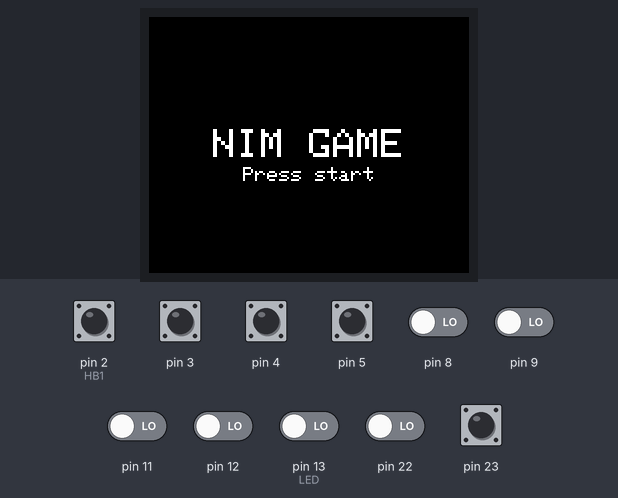
This program was run on a simulated Arduino Uno, built with avr-gcc and run on an emulated ATmega328P. Shown: 160×128 colour display. Inputs (shaded band) come from the test bench; at power-on: pin 2 (HB1), pin 3–5, pin 23 HIGH, pin 8, pin 9, pin 11, pin 12, pin 13 (LED), pin 22 LOW.

Above: at 5.0 s.
5.1 s: pin 23 pulled LOW for 0.15 s
At 6.2 s:
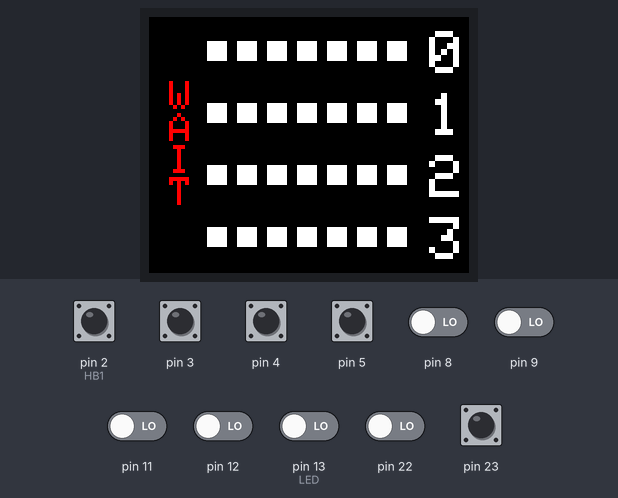
8.2 s: pin 2 (HB1) pulled LOW for 0.15 s
At 9.4 s:
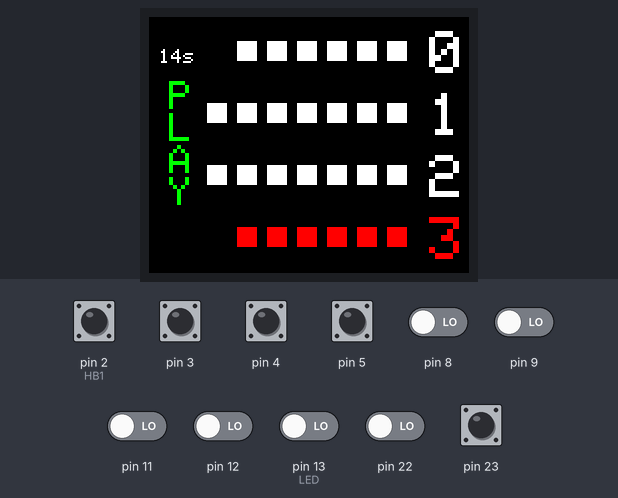
11.3 s: pin 2 (HB1) pulled LOW for 1 s
At 12.8 s:
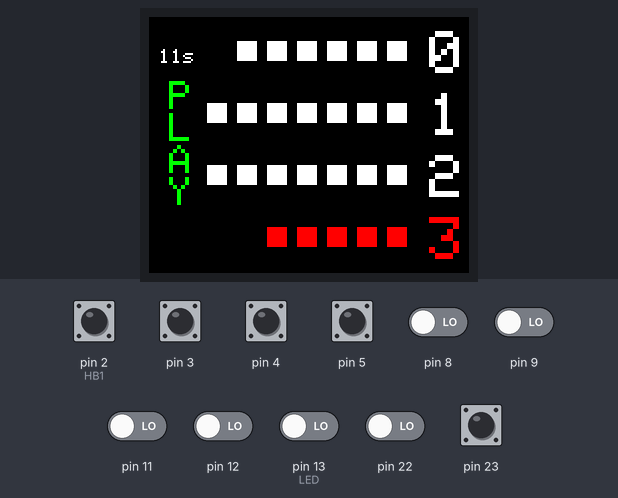
13.8 s: pin 23 pulled LOW for 1 s
At 14.6 s:
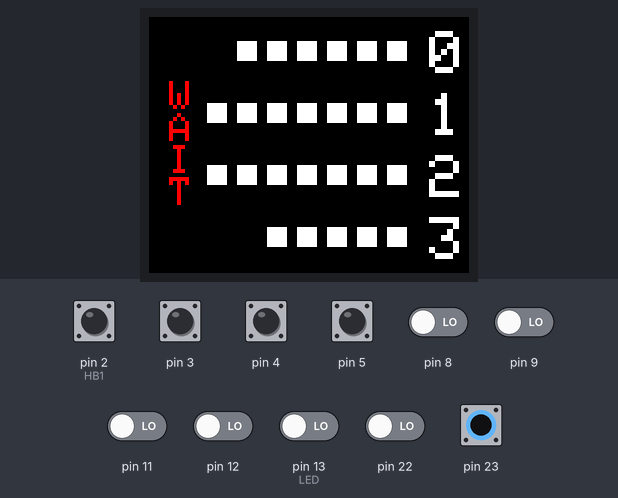
17.3 s: pin 3 pulled LOW for 0.15 s
At 18.6 s:
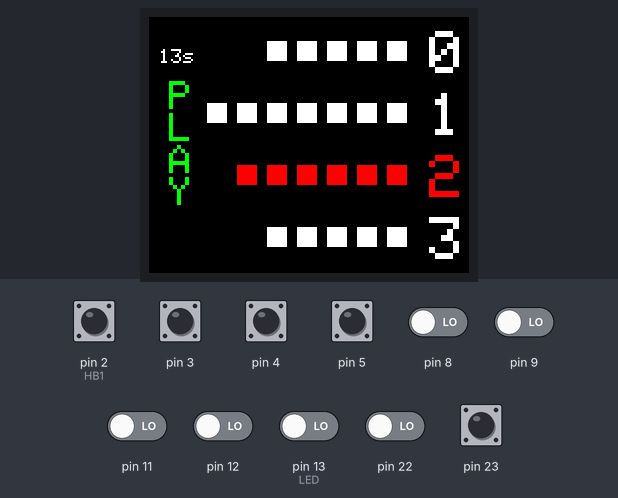
19.5 s: pin 3 pulled LOW for 1 s
At 20.8 s:
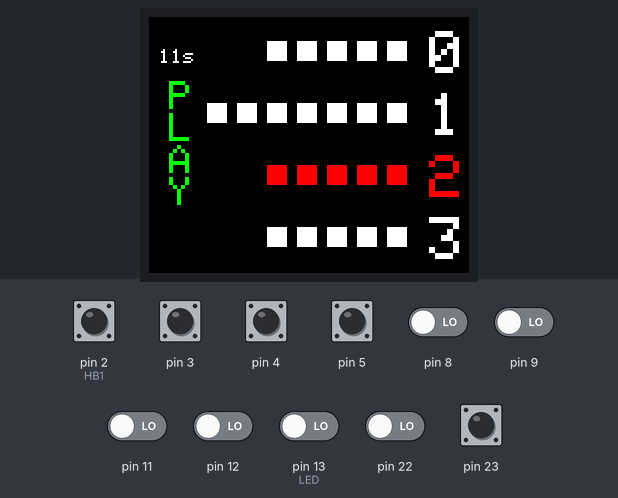
Timing chart, 0 to 22.5 s (numbered marks = the images above; inputs shaded):
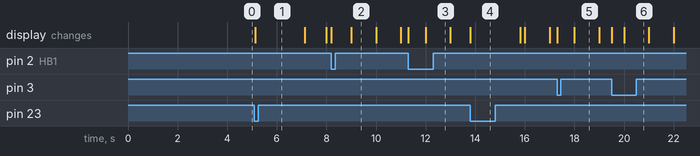

Measured:
- after the input at 5.1 s, the display: changes at once (image 1)
- after the input at 8.2 s, the display: first changes at once (image 2 shows a later state)

The program:

main.cpp
```cpp
#include "core.h"
#include "usart.h"
#include "game.h"
#include "gfx.h"
#include "interrupts.h"
#include "timer.h"

static nim game;

void initialize_mcu() {
    // set game data
    start_game(&game);

	// enable buttons
    DDRB &= ~(1 << BTN);
    PORTB |= (1 << BTN);

	// heaps buttons used: PD2-PD5
	DDRD &= ~(0xF << PD2);
	PORTD |= (0xF << PD2);

	// enable interrupts
	sei();
	PCICR |= (1 << PCIE2) | (1 << PCIE0);
	PCMSK2 |= (0xF << PCINT18); // heap buttons interrupts
    PCMSK0 |= (1 << PCINT7);    // onboard button interrupts

    timer_init();

    lcd_start_screen();
    while (!MP);
    MP = false;
}

int main() {
    init();
    USART0_init(CLOCK_SPEED, BAUD);
    char nwon = 0, nlost = 0;

    initialize_mcu();

#ifdef __DEBUG
    _d_game_loop(&game);
#else
    while (true) {
        start_game(&game);
        bool won = game_loop(&game);
        if (won) {
            nwon++;
            render_win(nwon, nlost);
        } else {
            nlost++;
            render_lost(nwon, nlost);
        }
        while (!MP);
        MP = false;
    }
#endif

    return 0;
}
```

core.h
```cpp
#ifndef CORE_H_
#define CORE_H_

#include <Arduino.h>
#include <avr/io.h>
#include <stdio.h>

#define LED PB5
#define BTN PB7
#define HB1 PD2

#define TFT_CS    10
#define TFT_DC    6
#define TFT_RST   7

#define CLOCK_SPEED 16000000UL
#define BAUD 19200UL

#define HEAPS 4
#define OPH 7

//#define __DEBUG

#endif
```

game.h
```cpp
#ifndef GAME_H_
#define GAME_H_

#include "core.h"

struct nim
{
    char heaps[HEAPS];
    char lights_on;
};

void start_game(nim* game);
bool game_ended(nim* game);
char machine_move(nim* game);

#ifdef __DEBUG
void _d_game_loop(nim* game);
void _d_print_game(nim* game);
void _d_player_move(nim* game);
#else
bool game_loop(nim* game);
char player_move(nim* game);
#endif

#endif
```

gfx.h
```cpp
#ifndef GFX_H_
#define GFX_H_

void lcd_start_screen();
void render_win(char won, char lost);
void render_lost(char won, char lost);
void clear_screen();
void draw_heap(char heap, char items, bool selected);
void draw_turn_mark(bool player);
void render_time(char seconds);

#endif
```

interrupts.h
```cpp
#ifndef INTERRUPTS_H_
#define INTERRUPTS_H_

#include "core.h"

extern volatile uint8_t REHF;
extern volatile bool MP;

#endif
```

timer.h
```cpp
#ifndef TIMER_H_
#define TIMER_H_

void timer_init();
unsigned long get_millis();

#endif
```

usart.h
```cpp
#ifndef USART_H_
#define USART_H_

void USART0_init(unsigned long fclk, unsigned long baud);
void USART0_transmit(char data);
char USART0_receive();
void USART0_print(const char *data);

#endif // USART_H_
```

game.cpp
```cpp
#include "game.h"

#include "usart.h"
#include "gfx.h"
#include "interrupts.h"
#include "timer.h"

bool game_ended(nim* game)
{
    return game->lights_on == 0;
}

void start_game(nim* game)
{
	// set game data
    game->lights_on = HEAPS * OPH;
    memset(game->heaps, OPH, HEAPS);
}

#ifdef __DEBUG
void _d_game_loop(nim* game)
{
    _d_print_game(game);
	while (true) {
        machine_move(game);
        _d_print_game(game);
        if (game_ended(game)) {
            USART0_print("Win\n");
            break;
        }

        _d_player_move(game);
        _d_print_game(game);
        if (game_ended(game)) {
            USART0_print("Lose\n");
            break;
        }
    }
}
#else
bool game_loop(nim* game)
{
    for (char i = 0; i < HEAPS; i++) {
        draw_heap(i, game->heaps[i], false);
    }

    char heap;
	while (true) {
        draw_turn_mark(false);
        unsigned long start = millis();
        while (millis() - start < 2000);
        heap = machine_move(game);
        if (game_ended(game)) {
            return true;
        }
        draw_heap(heap, game->heaps[heap], false);

        draw_turn_mark(true);
        heap = player_move(game);
        if (game_ended(game) || heap == 5) {
            return false;
        }
        // draw the selected heap back in white
        draw_heap(heap, game->heaps[heap], false);
    }
}
#endif

char machine_move(nim* game) {
	char num_2plus = 0; // count of heaps with at least 2 elements
	char num_ones = 0;  // count of heaps with one element
    char heap;
	for (char i = 0; i < HEAPS; i++) {
		if (game->heaps[i] > 1) {
			num_2plus++;
		}
		else if (game->heaps[i] == 1) {
			num_ones++;
		}
	}

	if (num_2plus == 0) {
        // heaps with at most 1 element, make a random move
		for (char i = 0; i < HEAPS; i++) {
			if (game->heaps[i] == 1) {
				game->heaps[i]--;
                heap = i;
				break;
			}
		}
		game->lights_on--;

		return heap;
	}

	char X = 0;
	for (char i = 0; i < HEAPS; i++) {
		X ^= game->heaps[i];
	}

	if (X == 0) {
        // if the nimsum is 0, then there is no correct move
		for (char i = 0; i < HEAPS; i++) {
			if (game->heaps[i] > 1) {
				game->heaps[i]--;
                heap = i;
				break;
			}
		}
		game->lights_on--;

		return heap;
	}

    // only the parity of num_ones is of interest
	num_ones &= 1;

	for (char i = 0; i < HEAPS; i++) {
		char nimheapsum = X ^ game->heaps[i];
		if (nimheapsum < game->heaps[i]) {
			if (num_2plus == 1) {
				if (nimheapsum == 1 && num_ones == 1) {
					nimheapsum = 0;
				}
				if (nimheapsum == 0 && num_ones == 0) {
					nimheapsum = 1;
				}
			}

			game->lights_on -= game->heaps[i] - nimheapsum;
			game->heaps[i] = nimheapsum;
            heap = i;
			break;
		}
	}

    return heap;
}

#ifdef __DEBUG
void _d_print_game(nim* game)
{
	const char* names = "ABCD";
	for (int i = 0; i < HEAPS; i++) {
        char buff[11];
        buff[0] = names[i];
        buff[1] = ' ';
        char j;
		for (j = 0; j < game->heaps[i]; j++) {
            buff[j + 2] = '@';
		}
        buff[j + 2] = '\n';
        buff[j + 3] = '\0';
		USART0_print(buff);
	}

    USART0_print("\n\n");
}

void _d_player_move(nim* game) {
    char taken = 0;
    char selected = -1;
    char objects = 0;

    while (true) {
        if (MP) {
            MP = false;
            if (taken != 0) {
                break;
            }
        }

        for (char i = 0; i < HEAPS; i++) {
            if (REHF & (1 << (HB1 + i))) {
                REHF &= ~(1 << (HB1 + i));
                if (selected == -1) {
                    selected = i;
                    objects = game->heaps[selected];

                    // if an empty heap was chosen, let the player press another button
                    if (objects == 0) {
                        selected = -1;
                    }
                }
                if (i == selected) {
                    // allow the player to go back to the original number of elements
                    taken = (taken + 1) % (objects + 1);
                    game->heaps[selected] = objects - taken;
                    _d_print_game(game);
                }
            }
        }
    }

    game->lights_on -= taken;
}
#else
char player_move(nim* game)
{
	char taken = 0;
    char selected = -1;
    char objects = 0;
    unsigned long start = get_millis();

    while (true) {
        unsigned long crt = get_millis();
        if (crt - start > 15000UL) {
            return 5;
        }
        if (crt % 1000 == 0) {
            render_time(15 - (char)((crt - start) / 1000));
        }

        if (MP) {
            MP = false;
            if (taken != 0) {
                break;
            }
        }

        for (char i = 0; i < HEAPS; i++) {
            if (REHF & (1 << (HB1 + i))) {
                REHF &= ~(1 << (HB1 + i));
                if (selected == -1) {
                    // make the first heap be the last and vice versa
                    // so that the game screen corresponds to the buttons' positions
                    selected = 3 - i;
                    objects = game->heaps[selected];

                    // if an empty heap was chosen, let the player press another button
                    if (objects == 0) {
                        selected = -1;
                    }
                }
                if ((3 - i) == selected) {
                    // allow the player to go back to the original number of elements
                    taken = (taken + 1) % (objects + 1);
                    game->heaps[selected] = objects - taken;
                    draw_heap(selected, game->heaps[selected], true);
                }
            }
        }
    }

    game->lights_on -= taken;
    return selected;
}
#endif
```

gfx.cpp
```cpp
#include "gfx.h"
#include "core.h"

#include <SPI.h>
#include <Adafruit_GFX.h>
#include <Adafruit_ST7735.h>

static Adafruit_ST7735 tft = Adafruit_ST7735(TFT_CS, TFT_DC, TFT_RST);

void lcd_start_screen()
{
    tft.initR(INITR_BLACKTAB);
    tft.setRotation(1);
    tft.fillScreen(ST77XX_BLACK);
    tft.setTextColor(ST77XX_WHITE);

    tft.setTextSize(2);
    tft.setCursor(32, 56);
    tft.println("NIM GAME");

    tft.setTextSize(1);
    tft.setCursor(47, 75);
    tft.print("Press start");
}

void render_win(char won, char lost)
{
    tft.fillScreen(ST77XX_BLACK);
    tft.setTextColor(ST77XX_WHITE);

    tft.setTextSize(2);
    tft.setCursor(38, 56);
    tft.println("YOU WON");

    tft.setTextSize(1);
    tft.setCursor(5, 80);
    tft.println("Press start to play again");

    tft.setCursor(5, 5);
    tft.printf("W:%u", (unsigned)won);
    tft.setCursor(5, 15);
    tft.printf("L:%u", (unsigned)lost);
}

void render_lost(char won, char lost)
{
    tft.fillScreen(ST77XX_BLACK);
    tft.setTextColor(ST77XX_WHITE);

    tft.setTextSize(2);
    tft.setCursor(32, 56);
    tft.println("YOU LOST");

    tft.setTextSize(1);
    tft.setCursor(5, 80);
    tft.println("Press start to play again");

    tft.setCursor(5, 5);
    tft.printf("W:%u", (unsigned)won);
    tft.setCursor(5, 15);
    tft.printf("L:%u", (unsigned)lost);
}

void clear_screen()
{
    tft.fillScreen(ST77XX_BLACK);
}

void draw_heap(char heap, char items, bool selected)
{
    uint16_t color = selected ? ST77XX_RED : ST77XX_WHITE;
    char vpad = 7;
    char hpad = 5;
    tft.fillRect(24, heap * 32, 135, 32, ST77XX_BLACK);

    tft.setTextSize(3);
    tft.setTextColor(color);
    tft.setCursor(140, (heap + 1) * vpad + heap * 24);
    tft.printf("%u", (unsigned)heap);

    for (char i = 1; i <= items; i++) {
        tft.fillRect(129 - (i * 10 + (i - 1) * hpad), (heap + 1) * vpad + heap * 24 + 5, 10, 10, color);
    }
}

void draw_turn_mark(bool player)
{
    tft.fillRect(0, 0, 25, 128, ST77XX_BLACK);
    tft.setTextSize(2);
    tft.setTextColor(player ? ST77XX_GREEN : ST77XX_RED);

    tft.setCursor(10, 32);
    tft.print(player ? "P" : "W");
    tft.setCursor(10, 48);
    tft.print(player ? "L" : "A");
    tft.setCursor(10, 64);
    tft.print(player ? "A" : "I");
    tft.setCursor(10, 80);
    tft.print(player ? "Y" : "T");
}

void render_time(char seconds)
{
    tft.fillRect(4, 15, 20, 10, ST77XX_BLACK);
    tft.setTextColor(ST77XX_WHITE);
    tft.setCursor(5, 16);
    tft.setTextSize(1);
    tft.printf("%us", seconds);
}
```

interrupts.cpp
```cpp
#include <avr/interrupt.h>

#include "core.h"
#include "usart.h"

// a flag bit is 1 if the logic is HIGH, 0 otherwise
volatile uint8_t REHF = 0; // rising edge heaps flag

// a state bit is 1 if the buttons is not currently pressed
static uint8_t PHBS = 0xF; // previous heap buttons state

ISR(PCINT2_vect)
{
    uint8_t crt_state = (PIND >> 2) & 0xF;
    uint8_t changed_pins = crt_state ^ PHBS;

    if (changed_pins & (1 << (PD2 - 2))) {
        if ((crt_state & (1 << (PD2 - 2))) == 0) {
            REHF |= (1 << PD2);
        }
    }
    if (changed_pins & (1 << (PD3 - 2))) {
        if ((crt_state & (1 << (PD3 - 2))) == 0) {
            REHF |= (1 << PD3);
        }
    }
    if (changed_pins & (1 << (PD4 - 2))) {
        if ((crt_state & (1 << (PD4 - 2))) == 0) {
            REHF |= (1 << PD4);
        }
    }
    if (changed_pins & (1 << (PD5 - 2))) {
        if ((crt_state & (1 << (PD5 - 2))) == 0) {
            REHF |= (1 << PD5);
        }
    }

    PHBS = crt_state;
}

volatile bool MP = false;   // master button flags register
static bool PMS = true;   // previous master state

ISR(PCINT0_vect)
{
    bool crt_state = (PINB & (1 << BTN)) != 0;
    if (crt_state != PMS) {
        if (!crt_state) {
            MP = true;
        }
    }

    PMS = crt_state;
}
```

timer.cpp
```cpp
#include "timer.h"

#include <avr/io.h>
#include <avr/interrupt.h>

#include "usart.h"

void timer_init()
{
    TCCR2A = 0;
    TCCR2B = 0;
    TCNT2 = 0;

    // ctc
    TCCR2A |= (1 << WGM21);

    // compare value for 1 ms at 16 MHz, prescaler 64
    OCR2A = 249;

    // enable interrupt
    TIMSK2 |= (1 << OCIE2A);

    // prescaler 64
    TCCR2B |= (1 << CS22);
}

static volatile unsigned long millis = 0;

ISR(TIMER2_COMPA_vect)
{
    millis++;
}

unsigned long get_millis()
{
    unsigned long ms;

    // disable interrupts while copying 4 bytes on 8 bit mcu
    cli();
    ms = millis;
    sei();

    return ms;
}
```

usart.cpp
```cpp
#include "core.h"

void USART0_init(unsigned long fclk, unsigned long baud)
{
    unsigned int ubrr = fclk / 16UL / baud - 1UL;

    // set baud rate
    UBRR0H = (unsigned char)(ubrr>>8);
    UBRR0L = (unsigned char)ubrr;

    // start transmitter
    UCSR0B = (1<<RXEN0)|(1<<TXEN0);

    // 8 bits, no parity
    UCSR0C = (3 << UCSZ00);
}

void USART0_transmit(char data)
{
    // wait until the buffer is empty
    while(!(UCSR0A & (1<<UDRE0)));

    UDR0 = data;
}

char USART0_receive()
{
    // wait while the buffer is empty
    while(!(UCSR0A & (1<<RXC0))) {
        if ((PINB & (1 << PB7)) == 0) {
            return -1;
        }
    }

    return UDR0;
}

void USART0_print(const char *data)
{
    char i = 0;
    while(data[i] != '\0') {
        USART0_transmit(data[i++]);
    }
}
```
